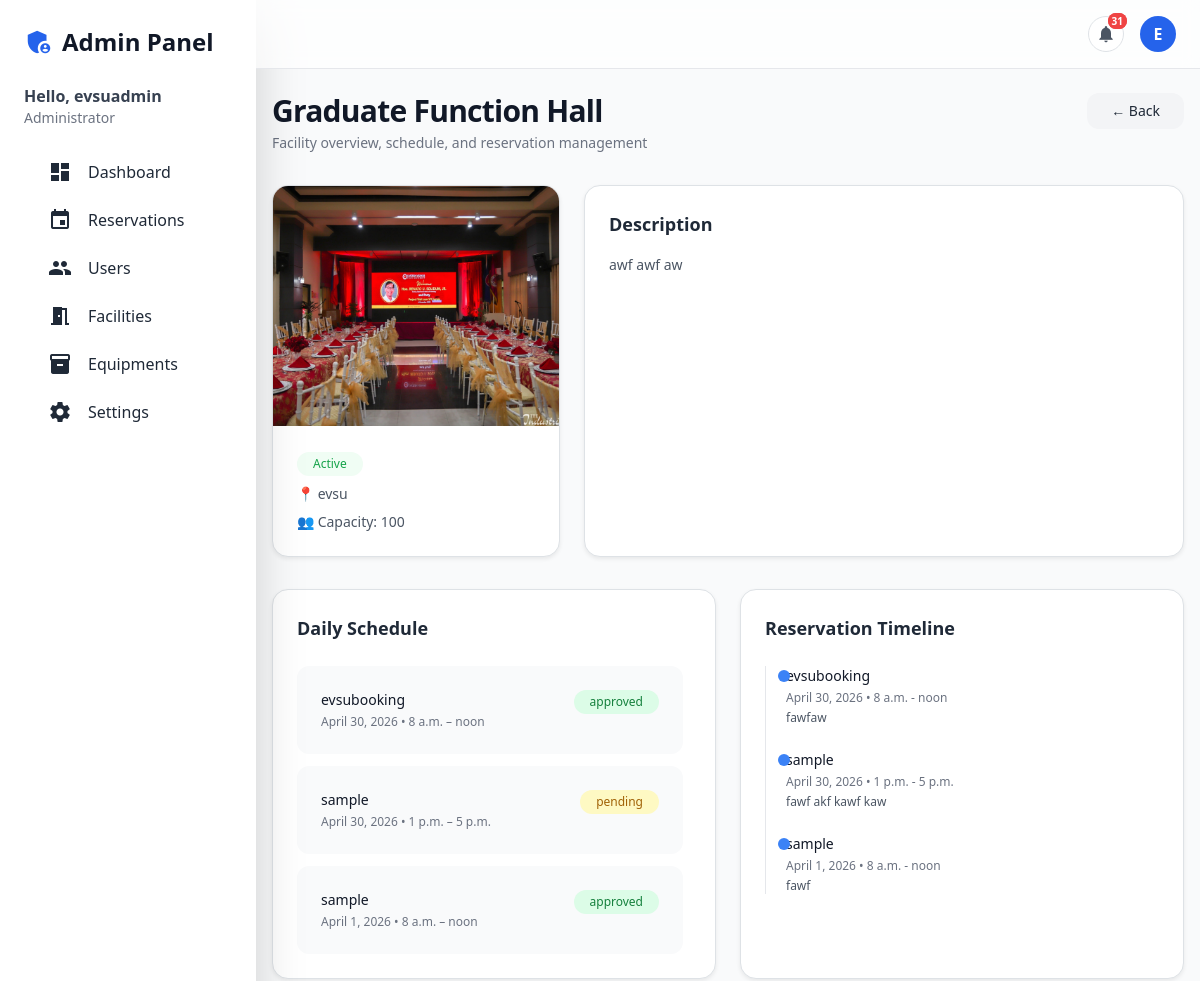
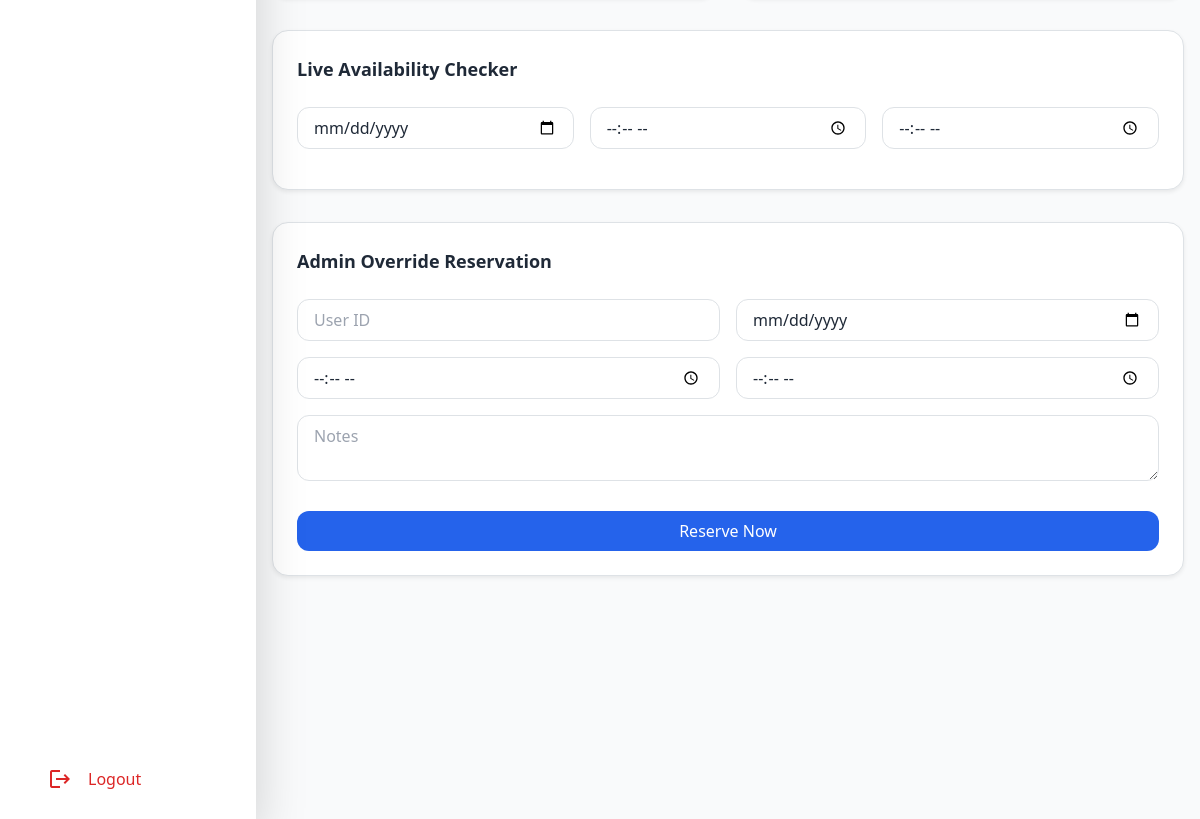
The app's page /admin_facility_detail/8/ (signed in) with its own data (2 pictures, top to bottom).
### core/models.py (models this page shows, shortened)
class User(AbstractUser):
    ROLE_CHOICES = [
        ('admin', 'Admin'),
        ('employee', 'Employee'),
        ('student', 'Student'),
    ]
    role = models.CharField(max_length=10, choices=ROLE_CHOICES, default='employee')
    email = models.EmailField(unique=True)
    groups = models.ManyToManyField(
        Group,
        related_name='custom_user_set',
        blank=True,
        verbose_name='groups'
    )
    user_permissions = models.ManyToManyField(
        Permission,
        related_name='custom_user_set_permissions',
        blank=True,
        verbose_name='user permissions'
    )
    USERNAME_FIELD = 'username'
    REQUIRED_FIELDS = ['email']

class Facility(models.Model):
    name = models.CharField(max_length=100)
    description = models.TextField(blank=True)
    location = models.CharField(max_length=100, blank=True)
    capacity = models.PositiveIntegerField(null=True, blank=True)
    image = models.ImageField(
        upload_to='facilities/',
        blank=True,
        null=True,
        default='images/default.jpg'   # ✅ ADD THIS
    )
    is_active = models.BooleanField(default=True)

class Reservation(models.Model):
    STATUS_CHOICES = [
        ('pending', 'Pending'),
        ('approved', 'Approved'),
        ('rejected', 'Rejected'),
        ('cancelled', 'Cancelled'),
    ]
    user = models.ForeignKey('core.User', on_delete=models.CASCADE, related_name='reservations')
    facility = models.ForeignKey(Facility, on_delete=models.CASCADE, related_name='reservations')
    date = models.DateField()
    start_time = models.TimeField()
    end_time = models.TimeField()
    status = models.CharField(max_length=10, choices=STATUS_CHOICES, default='pending')
    created_at = models.DateTimeField(auto_now_add=True)
    notes = models.TextField(blank=True)
    class Meta:
        constraints = [
            models.UniqueConstraint(
                fields=['facility', 'date', 'start_time', 'end_time'],
                name='unique_reservation'
            )
        ]
        ordering = ['-date', 'start_time']

### core/views.py (the view)
# urls.py: path('admin_facility_detail/<int:id>/', views.admin_facility_detail, name='admin_facility_detail'),
@login_required
@user_passes_test(is_admin)
def admin_facility_detail(request, id):
    facility = get_object_or_404(Facility, id=id)
    reservations = Reservation.objects.filter(
        facility=facility
    ).order_by("-date", "start_time")
    return render(request, "admin/admin_facility_detail.html", {
        "facility": facility,
        "reservations": reservations
    })

### core/context_processors.py (called while the page is built)
def notifications(request):
    if request.user.is_authenticated:
        count = Notification.objects.filter(user=request.user, is_read=False).count()
    else:
        count = 0
    return {
        'unread_notifications_count': count
    }

### core/views.py (called while the page is built)
def is_admin(user):
    return user.is_authenticated and user.is_superuser

### templates/admin/admin_facility_detail.html (shortened to what this page needs)
{% extends 'admin/admin_base.html' %}
{% block content %}
<div class="max-w-6xl mx-auto space-y-8">
    <div class="flex justify-between items-start">
        <div>
            <h1 class="text-3xl font-semibold text-gray-900 tracking-tight">
                {{ facility.name }}
            </h1>
            <p class="text-sm text-gray-500 mt-1">
                Facility overview, schedule, and reservation management
            </p>
        </div>
        <a href="{% url 'admin_facilities' %}"
            class="text-sm px-4 py-2 rounded-xl bg-gray-100 hover:bg-gray-200 transition">
            ← Back
        </a>
    </div>
    <div class="grid md:grid-cols-3 gap-6">
        <div class="rounded-2xl overflow-hidden border bg-white shadow-sm hover:shadow-md transition group cursor-pointer"
            data-bs-toggle="modal" data-bs-target="#imageModal">
            <div class="h-60 overflow-hidden relative">
                <img src="{{ facility.image.url }}"
                    class="w-full h-full object-cover group-hover:scale-105 transition duration-500">
                <div
                    class="absolute inset-0 bg-black/0 group-hover:bg-black/20 transition flex items-center justify-center">
                </div>
            </div>
            <div class="p-4 space-y-2">
                <span class="inline-flex items-center px-3 py-1 text-xs rounded-full
            {% if facility.is_active %}bg-green-50 text-green-600
            {% else %}bg-red-50 text-red-600{% endif %}">
                    {% if facility.is_active %}Active{% else %}Inactive{% endif %}
                </span>
                <p class="text-sm text-gray-600">📍 {{ facility.location }}</p>
                <p class="text-sm text-gray-600">👥 Capacity: {{ facility.capacity }}</p>
            </div>
        </div>
        <div class="md:col-span-2 rounded-2xl border bg-white p-6 shadow-sm">
            <h2 class="text-lg font-semibold text-gray-800 mb-3">
                Description
            </h2>
            <p class="text-sm text-gray-600 leading-relaxed">
                {{ facility.description|default:"No description provided." }}
            </p>
        </div>
    </div>
    <div class="grid md:grid-cols-2 gap-6">
        <div class="bg-white border rounded-2xl p-6 shadow-sm">
            <h2 class="text-lg font-semibold text-gray-800 mb-4">
                Daily Schedule
            </h2>
            <div class="space-y-3 max-h-[420px] overflow-y-auto pr-2">
                {% for r in reservations %}
                <div class="flex items-start justify-between p-4 rounded-xl bg-gray-50 hover:bg-gray-100 transition">
                    <div>
                        <p class="text-sm font-medium text-gray-900">
                            {{ r.user.username }}
                        </p>
                        <p class="text-xs text-gray-500 mt-1">
                            {{ r.date }} • {{ r.start_time }} – {{ r.end_time }}
                        </p>
                    </div>
                    <span class="text-xs px-3 py-1 rounded-full
                        {% if r.status == 'approved' %}bg-green-100 text-green-700
                        {% elif r.status == 'pending' %}bg-yellow-100 text-yellow-700
                        {% else %}bg-red-100 text-red-700{% endif %}">
                        {{ r.status }}
                    </span>
                </div>
                {% empty %}
                <p class="text-sm text-gray-500">No reservations yet.</p>
                {% endfor %}
            </div>
        </div>
        <div class="bg-white border rounded-2xl p-6 shadow-sm">
            <h2 class="text-lg font-semibold text-gray-800 mb-4">
                Reservation Timeline
            </h2>
            <div class="relative border-l border-gray-200 pl-5 space-y-6 max-h-[420px] overflow-y-auto">
                {% for r in reservations %}
                <div class="relative">
                    <div class="absolute -left-2 top-1 w-3 h-3 rounded-full bg-blue-500"></div>
                    <p class="text-sm font-medium text-gray-900">
                        {{ r.user.username }}
                    </p>
                    <p class="text-xs text-gray-500 mt-1">
                        {{ r.date }} • {{ r.start_time }} - {{ r.end_time }}
                    </p>
                    {% if r.notes %}
                    <p class="text-xs text-gray-600 mt-1">
                        {{ r.notes }}
                    </p>
                    {% endif %}
                </div>
                {% endfor %}
            </div>
        </div>
    </div>
    <div class="bg-white border rounded-2xl p-6 shadow-sm">
        <h2 class="text-lg font-semibold text-gray-800 mb-4">
            Live Availability Checker
        </h2>
        <div class="grid md:grid-cols-3 gap-3">
            <input type="date" id="date"
                class="w-full px-3 py-2 border rounded-xl focus:ring-2 focus:ring-blue-500 outline-none">
            <input type="time" id="start"
                class="w-full px-3 py-2 border rounded-xl focus:ring-2 focus:ring-blue-500 outline-none">
            <input type="time" id="end"
                class="w-full px-3 py-2 border rounded-xl focus:ring-2 focus:ring-blue-500 outline-none">
        </div>
    </div>
    <div class="bg-white border rounded-2xl p-6 shadow-sm">
        <h2 class="text-lg font-semibold text-gray-800 mb-4">
            Admin Override Reservation
        </h2>
        <form method="POST" action="{% url 'admin_reserve_facility' facility.id %}">
            <div class="grid md:grid-cols-2 gap-3">
                <input type="number" name="user_id" placeholder="User ID" class="px-3 py-2 border rounded-xl">
                <input type="date" name="date" class="px-3 py-2 border rounded-xl">
                <input type="time" name="start_time" class="px-3 py-2 border rounded-xl">
                <input type="time" name="end_time" class="px-3 py-2 border rounded-xl">
            </div>
            <textarea name="notes" placeholder="Notes" class="mt-3 w-full px-3 py-2 border rounded-xl"></textarea>
            <button class="mt-4 w-full bg-blue-600 hover:bg-blue-700 text-white py-2 rounded-xl transition">
                Reserve Now
            </button>
        </form>
    </div>
</div>
{% endblock %}

### templates/admin/admin_base.html (shortened to what this page needs)
<!DOCTYPE html>
<html lang="en">
<head>
    <script src="https://cdn.tailwindcss.com"></script>
    <link href="https://cdn.jsdelivr.net/npm/bootstrap@5.3.3/dist/css/bootstrap.min.css" rel="stylesheet">
</head>
<body class="font-sans text-gray-800 flex">
    <aside class="hidden md:flex flex-col w-64 h-screen bg-white shadow-lg sticky top-0">
        <div class="p-6 flex flex-col h-full">
            <div class="mb-6 flex items-center gap-2">
                <span class="material-icons text-3xl text-blue-600">admin_panel_settings</span>
                <h1 class="text-2xl font-bold text-gray-900">Admin Panel</h1>
            </div>
            <div class="mb-6">
                <p class="font-semibold text-gray-700">Hello, {{ request.user.username }}</p>
                <p class="text-sm text-gray-500">Administrator</p>
            </div>
            <nav class="flex-1 space-y-2">
                <a href="{% url 'admin_dashboard' %}"
                    class="flex items-center gap-3 px-4 py-2 rounded-lg hover:bg-gray-100 {% if request.resolver_match.url_name == 'admin_dashboard' %}active{% endif %}">
                    <span class="material-icons">dashboard</span>
                    Dashboard
                </a>
                <a href="{% url 'admin_reservations' %}"
                    class="flex items-center gap-3 px-4 py-2 rounded-lg hover:bg-gray-100 {% if request.resolver_match.url_name == 'admin_reservations' %}active{% endif %}">
                    <span class="material-icons">event</span>
                    Reservations
                </a>
                <a href="{% url 'admin_users' %}"
                    class="flex items-center gap-3 px-4 py-2 rounded-lg hover:bg-gray-100 {% if request.resolver_match.url_name == 'admin_users' %}active{% endif %}">
                    <span class="material-icons">people</span>
                    Users
                </a>
                <a href="{% url 'admin_facilities' %}"
                    class="flex items-center gap-3 px-4 py-2 rounded-lg hover:bg-gray-100 {% if request.resolver_match.url_name == 'admin_facilities' %}active{% endif %}">
                    <span class="material-icons">meeting_room</span>
                    Facilities
                </a>
                <a href="{% url 'admin_equipments' %}"
                    class="flex items-center gap-3 px-4 py-2 rounded-lg hover:bg-gray-100 {% if request.resolver_match.url_name == 'admin_equipments' %}active{% endif %}">
                    <span class="material-icons">inventory_2</span>
                    Equipments
                </a>
                <a href="{% url 'admin_settings' %}"
                    class="flex items-center gap-3 px-4 py-2 rounded-lg hover:bg-gray-100 {% if request.resolver_match.url_name == 'admin_settings' %}active{% endif %}">
                    <span class="material-icons">settings</span>
                    Settings
                </a>
            </nav>
            <div class="mt-auto">
                <button onclick="openModal()"
                    class="flex items-center gap-3 px-4 py-2 rounded-lg hover:bg-red-50 text-red-600 hover:text-red-700 transition w-full">
                    <span class="material-icons">logout</span>
                    Logout
                </button>
            </div>
        </div>
    </aside>
    <div class="flex-1 flex flex-col min-h-screen">
        <header
            class="sticky top-0 z-40 bg-white/70 backdrop-blur border-b px-4 md:px-10 py-3 flex justify-between items-center">
            <div class="flex items-center gap-3 relative">
                <button type="button" id="notifBtn"
                    class="relative w-9 h-9 rounded-full bg-white border border-gray-200 text-gray-600 flex items-center justify-center hover:bg-gray-50 hover:shadow-sm transition"
                    title="Notifications">
                    <span class="material-icons text-[20px]">
                    </span>
                    {% if unread_notifications_count > 0 %}
                    <span
                        class="absolute -top-1 -right-1 min-w-[16px] h-4 px-1 text-[10px] bg-red-500 text-white rounded-full flex items-center justify-center">
                    </span>
                    {% endif %}
                </button>
                <div class="relative">
                    <button id="profileBtn">
                        <div
                            class="w-9 h-9 rounded-full bg-blue-600 text-white flex items-center justify-center font-semibold">
                            {{ request.user.username|slice:":1"|upper }}
                        </div>
                    </button>
                </div>
            </div>
        </header>
        <main class="flex-1 min-h-screen p-3 md:p-10 mt-2">
            {% block content %}{% endblock %}
        </main>
    </div>
</body>
</html>

### templates/admin/admin_base.html (style rules this page uses)
body { background-color: #f9fafb; }
aside { transition: all 0.3s ease; }
main { transition: margin-left 0.3s ease; }

### records on screen
User: user.username "evsuadmin", user.username "E"
Facility: name "Graduate Function Hall", image (picture), location "evsu", capacity "100", description "awf awf aw"
Reservation: user.username "evsubooking", date "April 30, 2026", start_time "8 a.m.", end_time "noon", status "approved", notes "fawfaw"
Reservation: user.username "sample", date "April 30, 2026", start_time "1 p.m.", end_time "5 p.m.", status "pending", notes "fawf akf kawf kaw"
Reservation: user.username "sample", date "April 1, 2026", start_time "8 a.m.", end_time "noon", status "approved", notes "fawf"
